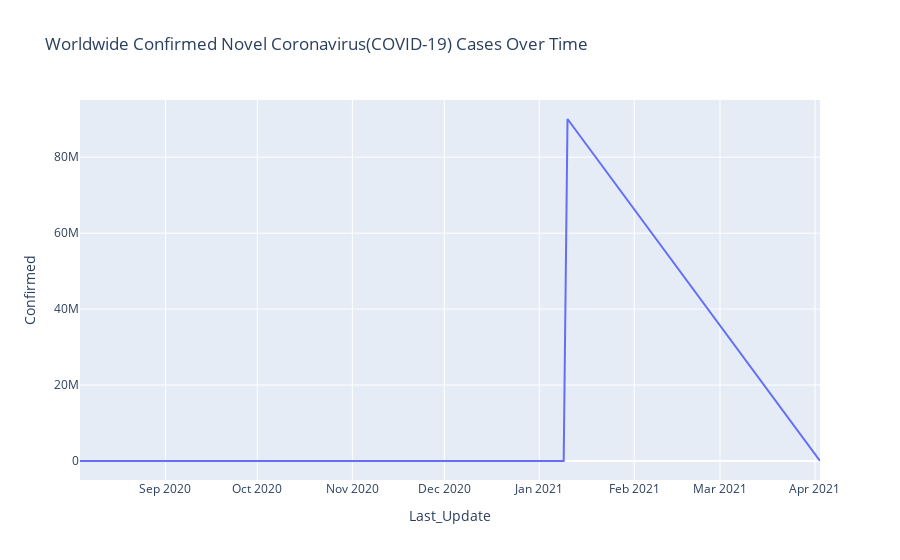

The cell this chart's notebook holds for it:
### Code cell
df9 = covid_data.loc[: ,['Last_Update', 'Confirmed']].groupby('Last_Update').sum().reset_index()
px.line(df9, x='Last_Update', y='Confirmed', title = 'Worldwide Confirmed Novel Coronavirus(COVID-19) Cases Over Time')

### Figure 1 — Plotly figure (JSON) as saved in the notebook; plotly's stock layout.template omitted (floating-point values rounded to 4 significant figures)
{"data": [{"hovertemplate": "Last_Update=%{x}<br>Confirmed=%{y}<extra></extra>", "legendgroup": "", "line": {"color": "#636efa", "dash": "solid"}, "marker": {"symbol": "circle"}, "mode": "lines", "name": "", "orientation": "v", "showlegend": false, "type": "scatter", "x": ["2020-08-04 02:27:56", "2020-08-07 22:34:20", "2020-12-21 13:27:30", "2021-01-08 23:22:27", "2021-01-10 05:22:12", "2021-04-02 15:13:53"], "xaxis": "x", "y": [152, 0, 788, 196, 90048376, 399], "yaxis": "y"}], "layout": {"legend": {"tracegroupgap": 0}, "title": {"text": "Worldwide Confirmed Novel Coronavirus(COVID-19) Cases Over Time"}, "xaxis": {"anchor": "y", "domain": [0, 1], "title": {"text": "Last_Update"}}, "yaxis": {"anchor": "x", "domain": [0, 1], "title": {"text": "Confirmed"}}}}
